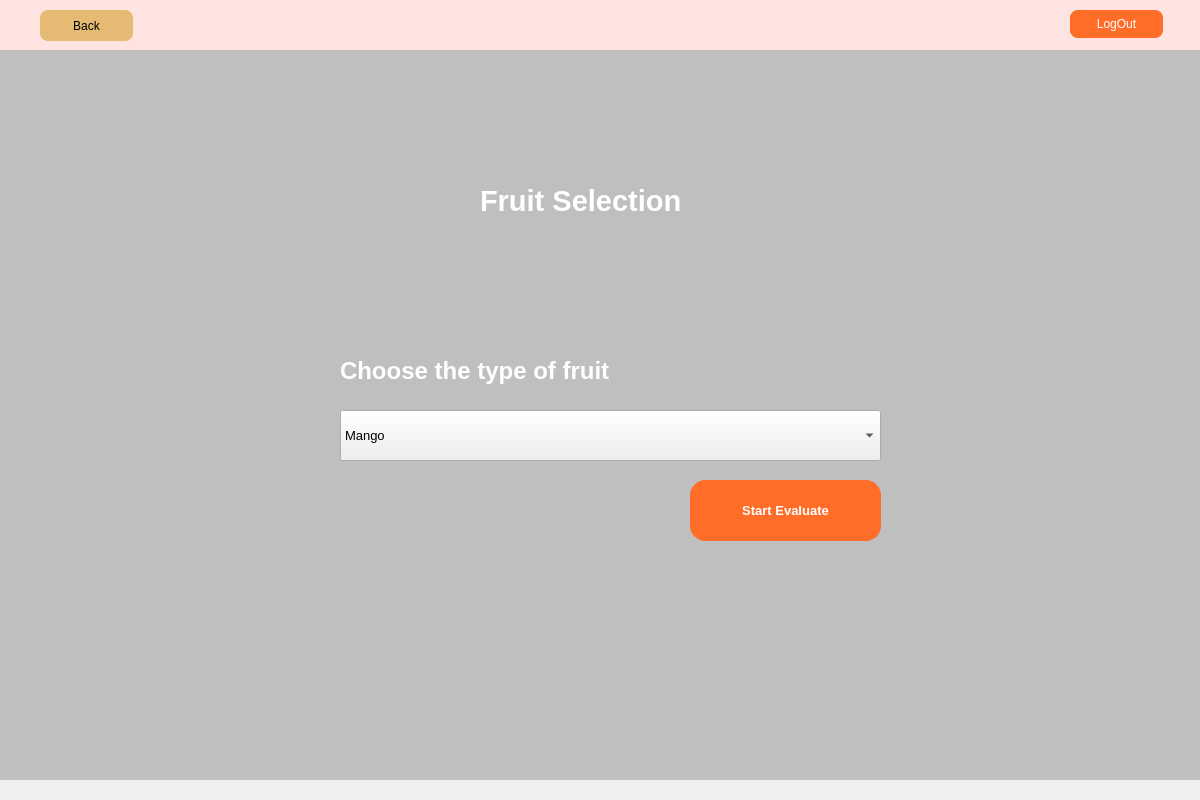
<?xml version="1.0" encoding="UTF-8"?>
<ui version="4.0">
 <class>Dialog</class>
 <widget class="QDialog" name="Dialog">
  <property name="geometry">
   <rect>
    <x>0</x>
    <y>0</y>
    <width>1200</width>
    <height>800</height>
   </rect>
  </property>
  <property name="windowTitle">
   <string>Dialog</string>
  </property>
  <widget class="QLabel" name="label_3">
   <property name="geometry">
    <rect>
     <x>0</x>
     <y>50</y>
     <width>1200</width>
     <height>730</height>
    </rect>
   </property>
   <property name="styleSheet">
    <string notr="true">background: rgba(0, 0, 0, 0.2)
</string>
   </property>
   <property name="text">
    <string/>
   </property>
   <property name="scaledContents">
    <bool>false</bool>
   </property>
  </widget>
  <widget class="QLabel" name="label_2">
   <property name="geometry">
    <rect>
     <x>0</x>
     <y>50</y>
     <width>1200</width>
     <height>730</height>
    </rect>
   </property>
   <property name="text">
    <string/>
   </property>
   <property name="pixmap">
    <pixmap>../img/mixfruit.jpg</pixmap>
   </property>
   <property name="scaledContents">
    <bool>true</bool>
   </property>
  </widget>
  <widget class="QComboBox" name="comboBox">
   <property name="geometry">
    <rect>
     <x>340</x>
     <y>410</y>
     <width>541</width>
     <height>51</height>
    </rect>
   </property>
   <property name="font">
    <font>
     <pointsize>10</pointsize>
    </font>
   </property>
   <property name="editable">
    <bool>false</bool>
   </property>
   <property name="currentText">
    <string>Mango</string>
   </property>
   <property name="currentIndex">
    <number>0</number>
   </property>
   <property name="iconSize">
    <size>
     <width>20</width>
     <height>30</height>
    </size>
   </property>
   <property name="placeholderText">
    <string>Choose Item</string>
   </property>
   <item>
    <property name="text">
     <string>Mango</string>
    </property>
   </item>
   <item>
    <property name="text">
     <string>Banana</string>
    </property>
   </item>
  </widget>
  <widget class="QWidget" name="widget" native="true">
   <property name="geometry">
    <rect>
     <x>0</x>
     <y>0</y>
     <width>1200</width>
     <height>50</height>
    </rect>
   </property>
   <property name="styleSheet">
    <string notr="true">background-color: #FFE3E1</string>
   </property>
   <widget class="QPushButton" name="logOutButton">
    <property name="geometry">
     <rect>
      <x>1070</x>
      <y>10</y>
      <width>93</width>
      <height>28</height>
     </rect>
    </property>
    <property name="cursor">
     <cursorShape>PointingHandCursor</cursorShape>
    </property>
    <property name="styleSheet">
     <string notr="true">QPushButton#logOutButton{
background-color: #FF6D28;
border-radius: 8px;
color: white;
}

QPushButton#logOutButton:hover{ 
background-color: #ffffff;
color: black;
border: 1px solid #FF6D28
}



</string>
    </property>
    <property name="text">
     <string>LogOut</string>
    </property>
   </widget>
   <widget class="QPushButton" name="backButton">
    <property name="geometry">
     <rect>
      <x>40</x>
      <y>10</y>
      <width>93</width>
      <height>31</height>
     </rect>
    </property>
    <property name="cursor">
     <cursorShape>PointingHandCursor</cursorShape>
    </property>
    <property name="styleSheet">
     <string notr="true">QPushButton#backButton{
border-radius: 8px;
background-color: #E5BA73;
}

QPushButton#backButton:hover{ 
background-color: #ffffff;
border: 1px solid #E5BA73;
}



</string>
    </property>
    <property name="text">
     <string>Back</string>
    </property>
   </widget>
  </widget>
  <widget class="QLabel" name="label_4">
   <property name="geometry">
    <rect>
     <x>340</x>
     <y>330</y>
     <width>401</width>
     <height>81</height>
    </rect>
   </property>
   <property name="font">
    <font>
     <pointsize>18</pointsize>
     <weight>75</weight>
     <bold>true</bold>
    </font>
   </property>
   <property name="styleSheet">
    <string notr="true">color: white</string>
   </property>
   <property name="text">
    <string>Choose the type of fruit</string>
   </property>
  </widget>
  <widget class="QLabel" name="label">
   <property name="geometry">
    <rect>
     <x>480</x>
     <y>160</y>
     <width>271</width>
     <height>81</height>
    </rect>
   </property>
   <property name="font">
    <font>
     <pointsize>22</pointsize>
     <weight>75</weight>
     <bold>true</bold>
    </font>
   </property>
   <property name="styleSheet">
    <string notr="true">color: white</string>
   </property>
   <property name="text">
    <string>Fruit Selection</string>
   </property>
  </widget>
  <widget class="QPushButton" name="proceedButton">
   <property name="geometry">
    <rect>
     <x>690</x>
     <y>480</y>
     <width>191</width>
     <height>61</height>
    </rect>
   </property>
   <property name="font">
    <font>
     <pointsize>10</pointsize>
     <weight>75</weight>
     <bold>true</bold>
    </font>
   </property>
   <property name="cursor">
    <cursorShape>PointingHandCursor</cursorShape>
   </property>
   <property name="styleSheet">
    <string notr="true">QPushButton#proceedButton{
background-color: #FF6D28;
border-radius: 15px;
border: 1px solid #FF6D28;
color: white;
}

QPushButton#proceedButton:hover{ 
background-color: white;
color: black;
}



</string>
   </property>
   <property name="text">
    <string>Start Evaluate</string>
   </property>
  </widget>
  <zorder>label_2</zorder>
  <zorder>widget</zorder>
  <zorder>label_3</zorder>
  <zorder>proceedButton</zorder>
  <zorder>label_4</zorder>
  <zorder>label</zorder>
  <zorder>comboBox</zorder>
 </widget>
 <resources/>
 <connections/>
</ui>
